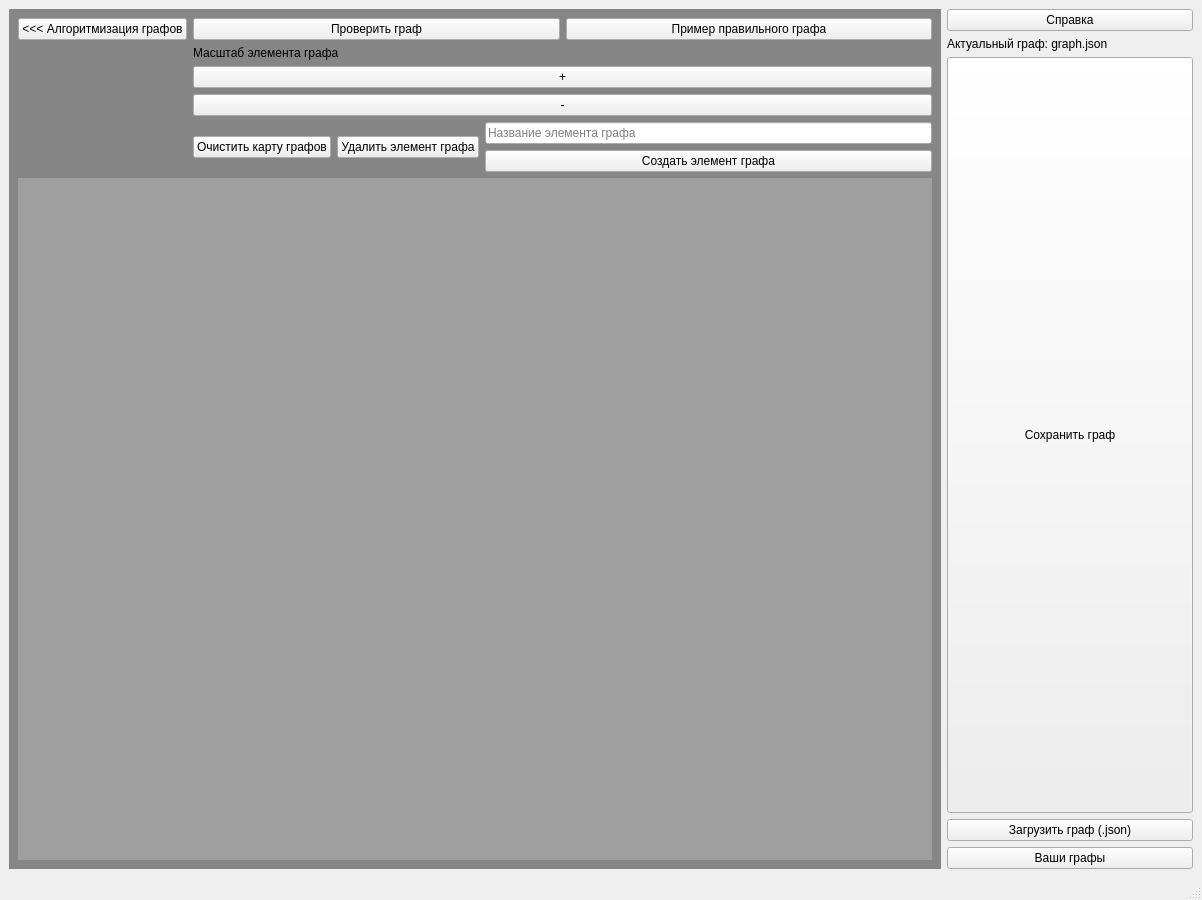
<?xml version="1.0" encoding="UTF-8"?>
<ui version="4.0">
 <class>MainWindow</class>
 <widget class="QMainWindow" name="MainWindow">
  <property name="geometry">
   <rect>
    <x>0</x>
    <y>0</y>
    <width>1202</width>
    <height>900</height>
   </rect>
  </property>
  <property name="sizePolicy">
   <sizepolicy hsizetype="Expanding" vsizetype="Expanding">
    <horstretch>0</horstretch>
    <verstretch>0</verstretch>
   </sizepolicy>
  </property>
  <property name="windowTitle">
   <string>MainWindow</string>
  </property>
  <property name="autoFillBackground">
   <bool>false</bool>
  </property>
  <widget class="QWidget" name="centralwidget">
   <layout class="QHBoxLayout" name="horizontalLayout">
    <item>
     <widget class="QStackedWidget" name="StackedWidget">
      <property name="styleSheet">
       <string notr="true">QStackedWidget {
	background-color: rgb(134, 134, 134)
}</string>
      </property>
      <property name="currentIndex">
       <number>0</number>
      </property>
      <widget class="QWidget" name="First_Page">
       <layout class="QVBoxLayout" name="verticalLayout_3">
        <item>
         <layout class="QFormLayout" name="formLayout_3">
          <item row="0" column="0">
           <layout class="QVBoxLayout" name="FP_VerticalLayout1">
            <item>
             <widget class="QPushButton" name="FP_VL1_PushButton">
              <property name="text">
               <string>&lt;&lt;&lt; Алгоритмизация графов</string>
              </property>
             </widget>
            </item>
           </layout>
          </item>
          <item row="0" column="1">
           <layout class="QHBoxLayout" name="horizontalLayout_2">
            <item>
             <widget class="QPushButton" name="FP_VP3_CheckGraphBtn">
              <property name="text">
               <string>Проверить граф</string>
              </property>
             </widget>
            </item>
            <item>
             <widget class="QPushButton" name="FP_VP3_GreatGraphExampleBtn">
              <property name="text">
               <string>Пример правильного графа</string>
              </property>
             </widget>
            </item>
           </layout>
          </item>
          <item row="1" column="1">
           <layout class="QVBoxLayout" name="verticalLayout_2">
            <item>
             <widget class="QLabel" name="label">
              <property name="enabled">
               <bool>true</bool>
              </property>
              <property name="text">
               <string>Масштаб элемента графа</string>
              </property>
             </widget>
            </item>
            <item>
             <widget class="QPushButton" name="pushButton_2">
              <property name="text">
               <string>+</string>
              </property>
             </widget>
            </item>
            <item>
             <widget class="QPushButton" name="pushButton">
              <property name="text">
               <string>-</string>
              </property>
             </widget>
            </item>
           </layout>
          </item>
          <item row="2" column="1">
           <layout class="QHBoxLayout" name="horizontalLayout_3">
            <item>
             <widget class="QPushButton" name="pushButton_3">
              <property name="text">
               <string>Очистить карту графов</string>
              </property>
             </widget>
            </item>
            <item>
             <widget class="QPushButton" name="pushButton_4">
              <property name="text">
               <string>Удалить элемент графа</string>
              </property>
             </widget>
            </item>
            <item>
             <layout class="QVBoxLayout" name="verticalLayout_4">
              <item>
               <widget class="QLineEdit" name="FP_VP2_LineEdit">
                <property name="text">
                 <string/>
                </property>
                <property name="placeholderText">
                 <string>Название элемента графа</string>
                </property>
                <property name="clearButtonEnabled">
                 <bool>true</bool>
                </property>
               </widget>
              </item>
              <item>
               <widget class="QPushButton" name="FP_VP2_PushButton">
                <property name="text">
                 <string>Создать элемент графа</string>
                </property>
               </widget>
              </item>
             </layout>
            </item>
           </layout>
          </item>
          <item row="3" column="0" colspan="2">
           <widget class="QMdiArea" name="mdiArea"/>
          </item>
         </layout>
        </item>
       </layout>
      </widget>
      <widget class="QWidget" name="Second_Page">
       <layout class="QVBoxLayout" name="verticalLayout">
        <item>
         <layout class="QFormLayout" name="formLayout_2">
          <item row="0" column="0">
           <layout class="QFormLayout" name="formLayout">
            <item row="0" column="0">
             <widget class="QPushButton" name="SP_HL_VL_VL_PushButton">
              <property name="enabled">
               <bool>true</bool>
              </property>
              <property name="text">
               <string>&lt;&lt;&lt; Редактор графов</string>
              </property>
             </widget>
            </item>
            <item row="1" column="0">
             <widget class="QPushButton" name="SP_HL_VL_VL2_PushButton">
              <property name="text">
               <string>Обойти граф</string>
              </property>
             </widget>
            </item>
           </layout>
          </item>
          <item row="0" column="1">
           <layout class="QHBoxLayout" name="SP_HL_HorizontalLayout">
            <item>
             <layout class="QVBoxLayout" name="SP_HL_HL_VerticalLayout">
              <item>
               <widget class="QLabel" name="SP_HL_HL_VL1_Label">
                <property name="text">
                 <string>Выбрать цвет стрелки:</string>
                </property>
               </widget>
              </item>
              <item>
               <widget class="QListWidget" name="SP_HL_HL_VL1_ListWidget">
                <item>
                 <property name="text">
                  <string>Красный</string>
                 </property>
                </item>
                <item>
                 <property name="text">
                  <string>Синий</string>
                 </property>
                </item>
                <item>
                 <property name="text">
                  <string>Зеленый</string>
                 </property>
                </item>
                <item>
                 <property name="text">
                  <string>Желтый </string>
                 </property>
                </item>
                <item>
                 <property name="text">
                  <string>Розовый</string>
                 </property>
                </item>
                <item>
                 <property name="text">
                  <string>Фиолетовый</string>
                 </property>
                </item>
                <item>
                 <property name="text">
                  <string>Голубой</string>
                 </property>
                </item>
                <item>
                 <property name="text">
                  <string>Пурпурный</string>
                 </property>
                </item>
                <item>
                 <property name="text">
                  <string>Салатовый</string>
                 </property>
                </item>
                <item>
                 <property name="text">
                  <string>Коричневый</string>
                 </property>
                </item>
               </widget>
              </item>
              <item>
               <widget class="QPushButton" name="SP_HL_HL_VL1_ChangeColorBtn">
                <property name="text">
                 <string>Выбрать свой цвет</string>
                </property>
               </widget>
              </item>
             </layout>
            </item>
            <item>
             <layout class="QVBoxLayout" name="SP_HL_HL_VerticalLayout3">
              <item>
               <widget class="QLabel" name="SP_HL_HL_VL3_Label">
                <property name="text">
                 <string>Выбрать тип обхода дерева:</string>
                </property>
               </widget>
              </item>
              <item>
               <widget class="QListWidget" name="SP_HL_HL_VL3_ListWidget"/>
              </item>
             </layout>
            </item>
            <item>
             <layout class="QVBoxLayout" name="SP_HL_HL_VerticalLayout_2">
              <item>
               <widget class="QLabel" name="SP_HL_HL_VL2_Label">
                <property name="text">
                 <string>Выбрать тип перемещения стрелок:</string>
                </property>
               </widget>
              </item>
              <item>
               <widget class="QListWidget" name="SP_HL_HL_VL2_ListWidget"/>
              </item>
             </layout>
            </item>
           </layout>
          </item>
          <item row="1" column="0" colspan="2">
           <widget class="QMdiArea" name="mdiArea_2"/>
          </item>
         </layout>
        </item>
       </layout>
      </widget>
     </widget>
    </item>
    <item>
     <layout class="QGridLayout" name="gridLayout">
      <property name="sizeConstraint">
       <enum>QLayout::SetNoConstraint</enum>
      </property>
      <item row="1" column="0">
       <widget class="QLabel" name="VP_Label">
        <property name="text">
         <string>Актуальный граф: graph.json</string>
        </property>
       </widget>
      </item>
      <item row="2" column="0">
       <widget class="QPushButton" name="pushButton_5">
        <property name="sizePolicy">
         <sizepolicy hsizetype="Expanding" vsizetype="Expanding">
          <horstretch>0</horstretch>
          <verstretch>0</verstretch>
         </sizepolicy>
        </property>
        <property name="text">
         <string>Сохранить граф</string>
        </property>
       </widget>
      </item>
      <item row="3" column="0">
       <widget class="QPushButton" name="VP_UploadGraphButton">
        <property name="text">
         <string>Загрузить граф (.json)</string>
        </property>
       </widget>
      </item>
      <item row="4" column="0">
       <widget class="QPushButton" name="VP_PushButton1">
        <property name="text">
         <string>Ваши графы</string>
        </property>
       </widget>
      </item>
      <item row="0" column="0">
       <widget class="QPushButton" name="Info">
        <property name="enabled">
         <bool>true</bool>
        </property>
        <property name="cursor">
         <cursorShape>ArrowCursor</cursorShape>
        </property>
        <property name="text">
         <string>Справка</string>
        </property>
       </widget>
      </item>
     </layout>
    </item>
   </layout>
  </widget>
  <widget class="QMenuBar" name="menubar">
   <property name="geometry">
    <rect>
     <x>0</x>
     <y>0</y>
     <width>1202</width>
     <height>21</height>
    </rect>
   </property>
  </widget>
  <widget class="QStatusBar" name="statusbar"/>
 </widget>
 <resources/>
 <connections/>
</ui>
